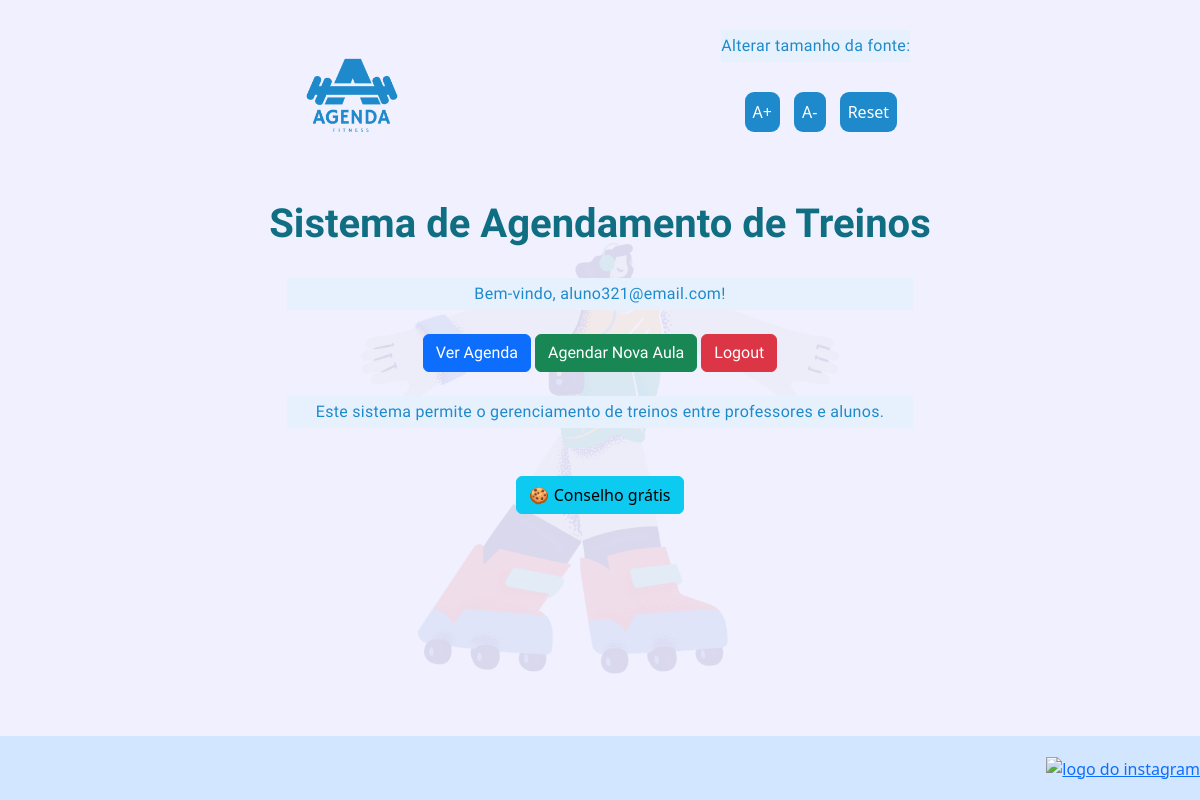
Page / (signed in) on the earlier database version.
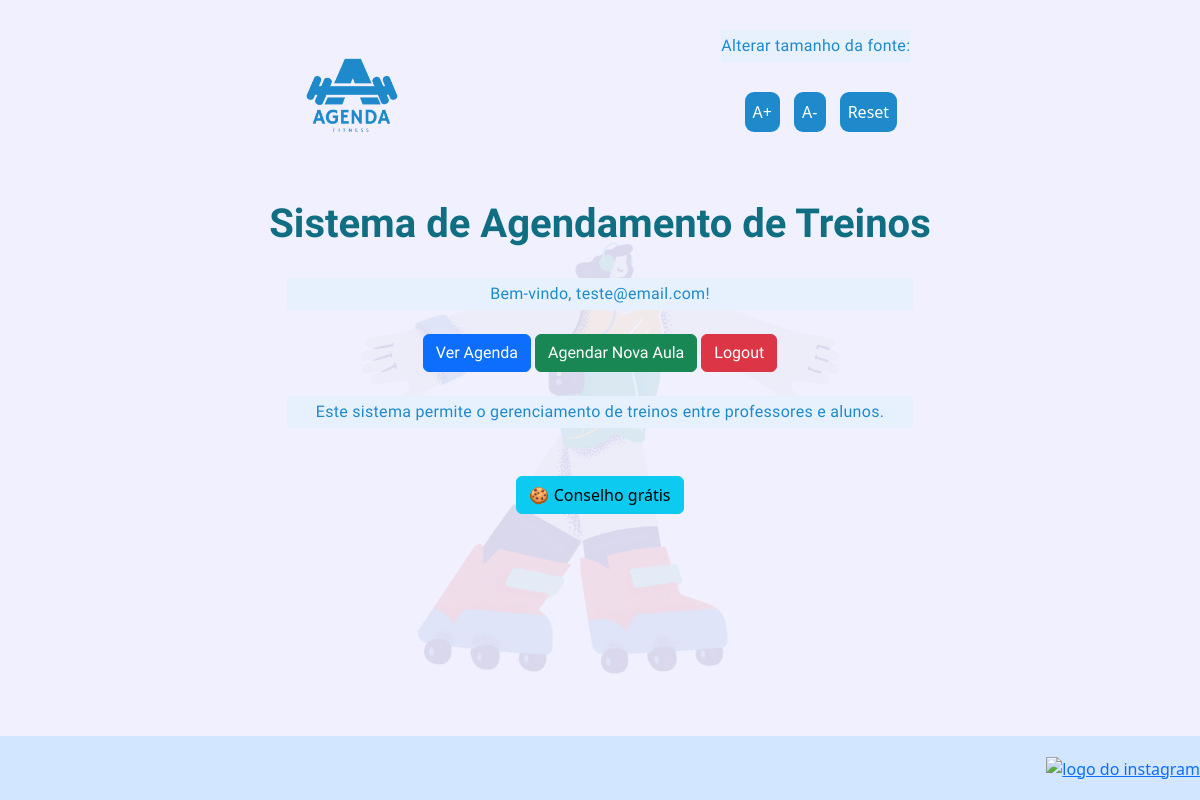
Same page on the later database version.
### apps/users/models.py (models this page shows, shortened)
class UserProfile(AbstractUser):
    username = None
    postal_code_validator = RegexValidator(
        regex=r"^\d{8}$", message="O CEP deve ter 8 dígitos."
    )
    document_validator = RegexValidator(
        regex=r"^\d{11}$", message="O CPF deve ter 11 dígitos."
    )
    phone_validator = RegexValidator(
        regex=r"^\d{11}$", message="Telefone com DDD, 11 dígitos."
    )
    document = models.CharField(
        max_length=14, validators=[document_validator], unique=True
    )
    postal_code = models.CharField(max_length=12, validators=[postal_code_validator])
    phone = models.CharField(max_length=14, validators=[phone_validator])
    birth_date = models.DateField()
    full_address = models.CharField(max_length=255)
    email = models.EmailField(unique=True)
    is_professor = models.BooleanField(default=False)
    groups = models.ManyToManyField(
        Group, related_name="userprofile_groups", blank=True
    )
    user_permissions = models.ManyToManyField(
        Permission, related_name="userprofile_permissions", blank=True
    )
    USERNAME_FIELD = "email"
    REQUIRED_FIELDS = ["document", "birth_date", "full_address", "postal_code", "phone"]
    objects = UserProfileManager()
    class Meta:
        verbose_name = "User Profile"
        verbose_name_plural = "User Profiles"

### apps/agenda/views.py (the view)
# urls.py: path("", views.index, name="index"),
def index(request):
    return render(request, "agenda/index.html")

### templates/agenda/index.html (shortened to what this page needs)
{% extends 'shared/base.html' %}
{% block content %}
<section>
    <h1>Sistema de Agendamento de Treinos</h1>
    {% if user.is_authenticated %}
        <p>Bem-vindo, {{ user.email }}!</p>
        <nav class="menu mb-3">
            <a href="{% url 'listar_agendas' %}" class="btn btn-primary">Ver Agenda</a>
            <a href="{% url 'cadastrar_agenda' %}" class="btn btn-success">Agendar Nova Aula</a>
            <a href="{% url 'logout' %}" class="btn btn-danger">Logout</a>
        </nav>
    {% else %}
        <p>Olá, visitante! <a href="{% url 'login' %}">Entre</a> para ter acesso a mais conteúdos.</p>
        <p>Ou clique em <a href="{% url 'register' %}">Cadastrar-se</a> para criar uma conta.</p>
    {% endif %}
    <p>Este sistema permite o gerenciamento de treinos entre professores e alunos.</p>
    <div class="text-center mt-5">
        <button id="lucky-biscuit-btn" class="btn btn-info">🍪 Conselho grátis</button>
    </div>
</section>
{% endblock content %}

Differences in the rows shown:
changed UserProfile: email "aluno321@email.com" → "teste@email.com"
